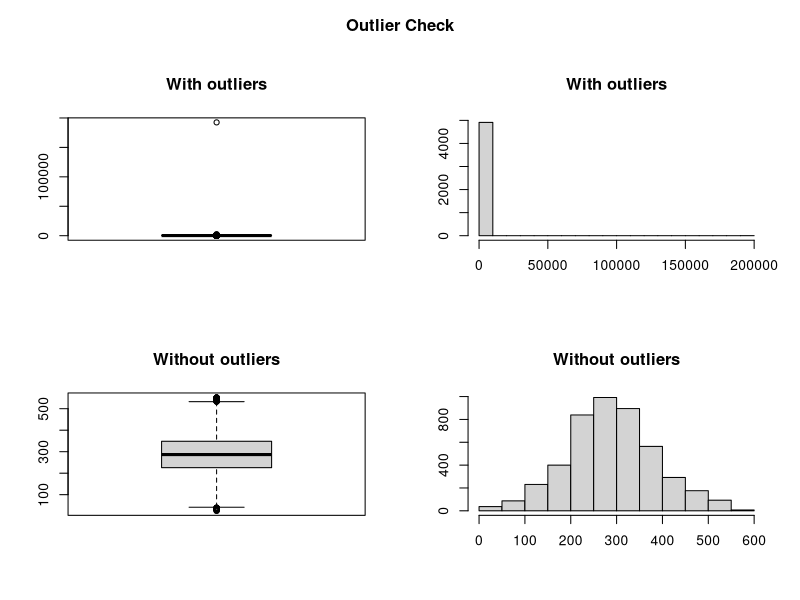

Here is the R script that generated this plot:
#read file with raw data
bk <- read.csv("Data/rollingsales_statenisland.csv",skip=4,header=TRUE)

## Check the data
head(bk)
summary(bk)
str(bk)
#variable names to lower case for easy use
names(bk) <- tolower(names(bk))
# We create the new numeric variables that is a "clean' version of raw data variables.
#by removing not actual sales - without sale price or with sale price equal to 0
#the same with other variables. Because it's unlikely to see sold building (and we
#are interested only in buildings) with 0 sqft
#which means it's impossible to make a correct analysis on a row with unaccurate data.
bk$sale.price.n <- as.numeric(gsub("[^[:digit:]]","", bk$sale.price))
bk$gross.sqft <- as.numeric(gsub("[^[:digit:]]","", bk$gross.square.feet))
bk$land.sqft <- as.numeric(gsub("[^[:digit:]]","", bk$land.square.feet))
bk$years.built <- as.numeric(as.character(bk$year.built))
#create dataset with actual sales
cs=subset(bk,bk$sale.price.n>0&bk$gross.sqft>0&bk$land.sqft>0&bk$year.built>0)
#remove columns
cs$sale.price=NULL
cs$gross.square.feet=NULL
cs$land.square.feet=NULL
cs$year.built=NULL

#checking for outliers and decaiding what to do with them 
#this code is taken from https://www.r-bloggers.com/identify-describe-plot-and-remove-the-outliers-from-the-dataset/
outlierKD <- function(dt, var) {
  var_name <- eval(substitute(var),eval(dt))
  na1 <- sum(is.na(var_name))
  m1 <- mean(var_name, na.rm = T)
  par(mfrow=c(2, 2), oma=c(0,0,3,0))
  boxplot(var_name, main="With outliers")
  hist(var_name, main="With outliers", xlab=NA, ylab=NA)
  outlier <- boxplot.stats(var_name)$out
  mo <- mean(outlier)
  var_name <- ifelse(var_name %in% outlier, NA, var_name)
  boxplot(var_name, main="Without outliers")
  hist(var_name, main="Without outliers", xlab=NA, ylab=NA)
  title("Outlier Check", outer=TRUE)
  na2 <- sum(is.na(var_name))
  cat("Outliers identified:", na2 - na1, "n")
  cat("Propotion (%) of outliers:", round((na2 - na1) / sum(!is.na(var_name))*100, 1), "n")
  cat("Mean of the outliers:", round(mo, 2), "n")
  m2 <- mean(var_name, na.rm = T)
  cat("Mean without removing outliers:", round(m1, 2), "n")
  cat("Mean if we remove outliers:", round(m2, 2), "n")
  dt[as.character(substitute(var))] <- invisible(var_name)
  assign(as.character(as.list(match.call())$dt), dt, envir = .GlobalEnv)
  cat("Outliers successfully removed", "n")
  return(invisible(dt))
}

#our outliers drag data to the left and it's unlikely the property would be sold for a price around 1$ or
#few hundred dollars. The same thing with gross sqft. In real dataset I would rather check every outlier
#if it's a real or just a some kind of a mistake, but due to this impossible and data looks rather
#better without outliers, we remove outliers. The best sign of weird signs I think is the ratio price/sqft
#so we will remove outliers that behave weird there.

#apply this function until we get 0% proportion. This way will get meaningful dataset.
cs$cs.pricePERsqft=cs$sale.price.n/cs$gross.sqft
outlierKD(cs,cs.pricePERsqft)
cleanset=subset(cs,!is.na(cs$cs.pricePERsqft))

#create csv with clean data
write.csv(cleanset,file='Data/CleanedSalesData.csv')
